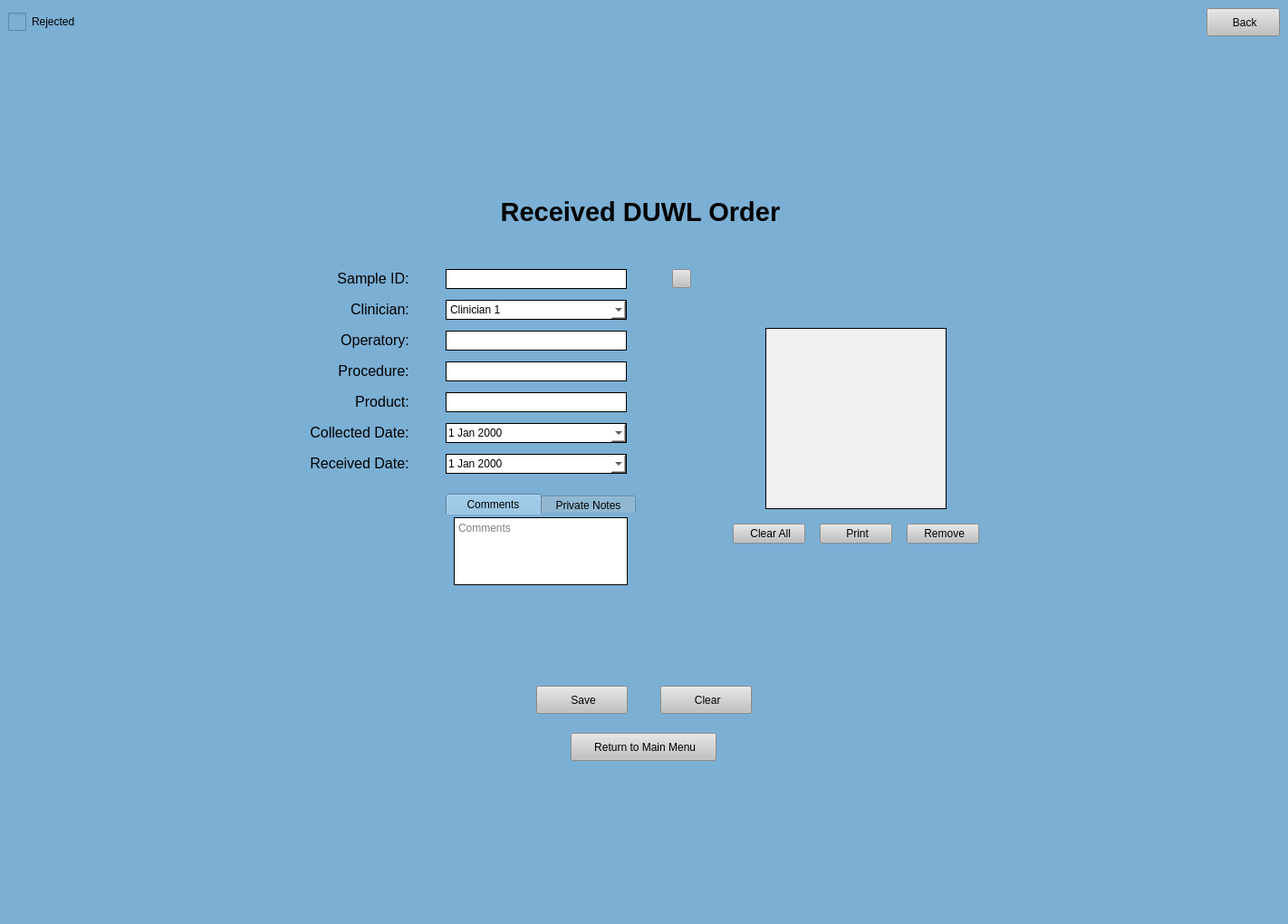
<?xml version="1.0" encoding="UTF-8"?>
<ui version="4.0">
 <class>MainWindow</class>
 <widget class="QMainWindow" name="MainWindow">
  <property name="geometry">
   <rect>
    <x>0</x>
    <y>0</y>
    <width>1422</width>
    <height>1020</height>
   </rect>
  </property>
  <property name="windowTitle">
   <string>MainWindow</string>
  </property>
  <property name="styleSheet">
   <string notr="true">background-color: rgb(123, 175, 212);</string>
  </property>
  <widget class="QWidget" name="centralwidget">
   <layout class="QGridLayout" name="gridLayout">
    <item row="0" column="0">
     <layout class="QHBoxLayout" name="horizontalLayout_5">
      <property name="leftMargin">
       <number>0</number>
      </property>
      <property name="topMargin">
       <number>0</number>
      </property>
      <property name="rightMargin">
       <number>0</number>
      </property>
      <property name="bottomMargin">
       <number>0</number>
      </property>
      <item>
       <widget class="QCheckBox" name="rejectedCheckBox">
        <property name="styleSheet">
         <string notr="true">QCheckBox::indicator { width: 20px; height: 20px;}</string>
        </property>
        <property name="text">
         <string>Rejected</string>
        </property>
       </widget>
      </item>
      <item>
       <spacer name="horizontalSpacer_3">
        <property name="orientation">
         <enum>Qt::Horizontal</enum>
        </property>
        <property name="sizeHint" stdset="0">
         <size>
          <width>40</width>
          <height>20</height>
         </size>
        </property>
       </spacer>
      </item>
      <item>
       <widget class="QPushButton" name="back">
        <property name="sizePolicy">
         <sizepolicy hsizetype="Fixed" vsizetype="Fixed">
          <horstretch>0</horstretch>
          <verstretch>0</verstretch>
         </sizepolicy>
        </property>
        <property name="minimumSize">
         <size>
          <width>81</width>
          <height>31</height>
         </size>
        </property>
        <property name="maximumSize">
         <size>
          <width>81</width>
          <height>31</height>
         </size>
        </property>
        <property name="cursor">
         <cursorShape>PointingHandCursor</cursorShape>
        </property>
        <property name="styleSheet">
         <string notr="true">QPushButton:hover {
	 background-color: rgb(210, 210, 210);
}

QPushButton:focus {
	background-color: rgb(210, 210, 210);
}

QPushButton {
	background-color: rgb(193, 193, 193);
}</string>
        </property>
        <property name="text">
         <string> Back</string>
        </property>
       </widget>
      </item>
     </layout>
    </item>
    <item row="1" column="0">
     <spacer name="verticalSpacer_2">
      <property name="orientation">
       <enum>Qt::Vertical</enum>
      </property>
      <property name="sizeHint" stdset="0">
       <size>
        <width>20</width>
        <height>40</height>
       </size>
      </property>
     </spacer>
    </item>
    <item row="4" column="0">
     <spacer name="verticalSpacer_3">
      <property name="orientation">
       <enum>Qt::Vertical</enum>
      </property>
      <property name="sizeHint" stdset="0">
       <size>
        <width>20</width>
        <height>40</height>
       </size>
      </property>
     </spacer>
    </item>
    <item row="3" column="0">
     <layout class="QVBoxLayout" name="verticalLayout">
      <property name="topMargin">
       <number>0</number>
      </property>
      <property name="bottomMargin">
       <number>0</number>
      </property>
      <item>
       <widget class="QLabel" name="label_3">
        <property name="text">
         <string>&lt;html&gt;&lt;head/&gt;&lt;body&gt;&lt;p align=&quot;center&quot;&gt;&lt;span style=&quot; font-size:22pt; font-weight:600;&quot;&gt;Received DUWL Order &lt;/span&gt;&lt;/p&gt;&lt;/body&gt;&lt;/html&gt;</string>
        </property>
       </widget>
      </item>
      <item>
       <layout class="QHBoxLayout" name="horizontalLayout">
        <property name="leftMargin">
         <number>0</number>
        </property>
        <property name="topMargin">
         <number>0</number>
        </property>
        <property name="rightMargin">
         <number>0</number>
        </property>
        <property name="bottomMargin">
         <number>0</number>
        </property>
        <item>
         <spacer name="horizontalSpacer_2">
          <property name="orientation">
           <enum>Qt::Horizontal</enum>
          </property>
          <property name="sizeHint" stdset="0">
           <size>
            <width>40</width>
            <height>20</height>
           </size>
          </property>
         </spacer>
        </item>
        <item>
         <layout class="QHBoxLayout" name="horizontalLayout_3">
          <property name="leftMargin">
           <number>0</number>
          </property>
          <property name="topMargin">
           <number>0</number>
          </property>
          <property name="rightMargin">
           <number>0</number>
          </property>
          <property name="bottomMargin">
           <number>0</number>
          </property>
          <item>
           <spacer name="horizontalSpacer_11">
            <property name="orientation">
             <enum>Qt::Horizontal</enum>
            </property>
            <property name="sizeHint" stdset="0">
             <size>
              <width>40</width>
              <height>20</height>
             </size>
            </property>
           </spacer>
          </item>
          <item>
           <layout class="QGridLayout" name="gridLayout_2">
            <property name="leftMargin">
             <number>0</number>
            </property>
            <property name="topMargin">
             <number>0</number>
            </property>
            <property name="rightMargin">
             <number>0</number>
            </property>
            <property name="bottomMargin">
             <number>0</number>
            </property>
            <property name="horizontalSpacing">
             <number>40</number>
            </property>
            <property name="verticalSpacing">
             <number>12</number>
            </property>
            <item row="7" column="0" alignment="Qt::AlignRight">
             <widget class="QLabel" name="label_25">
              <property name="text">
               <string>&lt;html&gt;&lt;head/&gt;&lt;body&gt;&lt;p align=&quot;center&quot;&gt;&lt;span style=&quot; font-size:12pt;&quot;&gt;Received Date:&lt;/span&gt;&lt;/p&gt;&lt;/body&gt;&lt;/html&gt;</string>
              </property>
              <property name="alignment">
               <set>Qt::AlignRight|Qt::AlignTrailing|Qt::AlignVCenter</set>
              </property>
             </widget>
            </item>
            <item row="8" column="0" colspan="3">
             <spacer name="verticalSpacer">
              <property name="orientation">
               <enum>Qt::Vertical</enum>
              </property>
              <property name="sizeType">
               <enum>QSizePolicy::Fixed</enum>
              </property>
              <property name="sizeHint" stdset="0">
               <size>
                <width>20</width>
                <height>10</height>
               </size>
              </property>
             </spacer>
            </item>
            <item row="6" column="1" alignment="Qt::AlignLeft">
             <widget class="QDateEdit" name="colDate">
              <property name="sizePolicy">
               <sizepolicy hsizetype="Fixed" vsizetype="Fixed">
                <horstretch>0</horstretch>
                <verstretch>0</verstretch>
               </sizepolicy>
              </property>
              <property name="minimumSize">
               <size>
                <width>200</width>
                <height>22</height>
               </size>
              </property>
              <property name="maximumSize">
               <size>
                <width>200</width>
                <height>22</height>
               </size>
              </property>
              <property name="styleSheet">
               <string notr="true">/* the box that is displayed*/
QDateEdit {
background-color: rgb(255, 255, 255);
border-style: solid;
border-width: 1px
}
/*toolbar on top of calendar*/
QCalendarWidget QToolButton {
height: 30px;
width: 75px;
color: white;
font-size: 12px;
icon-size: 24px, 24px;
font-weight: bold;
background-color: rgb(123,175,212);
}
QCalendarWidget QMenu {
width: 85px;
left: 10px;
color: white;
font-size: 12px;
background-color: rgb(123, 175, 212);
}
QCalendarWidget QSpinBox {
width: 75px;
font-size:12px;
color: white;
background-color: rgb(123, 175, 212);
selection-background-color: rgb(136, 136, 136);
selection-color: rgb(255, 255, 255);
}
QCalendarWidget QSpinBox::up-button { subcontrol-origin: border; subcontrol-position: top right; width:35px; }
QCalendarWidget QSpinBox::down-button {subcontrol-origin: border; subcontrol-position: bottom right; width:35px;}
QCalendarWidget QSpinBox::up-arrow { width:28px; height:28px; }
QCalendarWidget QSpinBox::down-arrow { width:28px; height:28px; }

/* header row */
QCalendarWidget QWidget { 
alternate-background-color: rgb(240, 240, 240); 
}
/* normal days */
QCalendarWidget QAbstractItemView:enabled
{
font-size:12px;
color: black;
background-color: white;
selection-background-color: rgb(123, 175, 212);
selection-color: white;
}
/* days in other months */
/* navigation bar */
QCalendarWidget QWidget#qt_calendar_navigationbar
{
background-color: rgb(123, 175, 212);
}
QCalendarWidget QAbstractItemView:disabled
{
color: rgb(180,180,180);
}</string>
              </property>
              <property name="calendarPopup">
               <bool>true</bool>
              </property>
             </widget>
            </item>
            <item row="5" column="0" alignment="Qt::AlignRight">
             <widget class="QLabel" name="label_27">
              <property name="text">
               <string>&lt;html&gt;&lt;head/&gt;&lt;body&gt;&lt;p align=&quot;center&quot;&gt;&lt;span style=&quot; font-size:12pt;&quot;&gt;Product:&lt;/span&gt;&lt;/p&gt;&lt;/body&gt;&lt;/html&gt;</string>
              </property>
              <property name="alignment">
               <set>Qt::AlignRight|Qt::AlignTrailing|Qt::AlignVCenter</set>
              </property>
             </widget>
            </item>
            <item row="5" column="1">
             <widget class="QLineEdit" name="product">
              <property name="sizePolicy">
               <sizepolicy hsizetype="Fixed" vsizetype="Fixed">
                <horstretch>0</horstretch>
                <verstretch>0</verstretch>
               </sizepolicy>
              </property>
              <property name="minimumSize">
               <size>
                <width>200</width>
                <height>22</height>
               </size>
              </property>
              <property name="maximumSize">
               <size>
                <width>200</width>
                <height>22</height>
               </size>
              </property>
              <property name="styleSheet">
               <string notr="true">background-color: rgb(255, 255, 255);
border-style: solid;
border-width: 1px</string>
              </property>
             </widget>
            </item>
            <item row="1" column="0" alignment="Qt::AlignRight">
             <widget class="QLabel" name="label_20">
              <property name="text">
               <string>&lt;html&gt;&lt;head/&gt;&lt;body&gt;&lt;p align=&quot;center&quot;&gt;&lt;span style=&quot; font-size:12pt;&quot;&gt;Sample ID:&lt;/span&gt;&lt;/p&gt;&lt;/body&gt;&lt;/html&gt;</string>
              </property>
              <property name="alignment">
               <set>Qt::AlignRight|Qt::AlignTrailing|Qt::AlignVCenter</set>
              </property>
             </widget>
            </item>
            <item row="1" column="1">
             <widget class="QLineEdit" name="saID">
              <property name="minimumSize">
               <size>
                <width>200</width>
                <height>22</height>
               </size>
              </property>
              <property name="maximumSize">
               <size>
                <width>200</width>
                <height>22</height>
               </size>
              </property>
              <property name="styleSheet">
               <string notr="true">background-color: rgb(255, 255, 255);
border-style: solid;
border-width: 1px</string>
              </property>
              <property name="readOnly">
               <bool>false</bool>
              </property>
              <property name="placeholderText">
               <string/>
              </property>
             </widget>
            </item>
            <item row="0" column="1">
             <spacer name="verticalSpacer_6">
              <property name="orientation">
               <enum>Qt::Vertical</enum>
              </property>
              <property name="sizeType">
               <enum>QSizePolicy::Minimum</enum>
              </property>
              <property name="sizeHint" stdset="0">
               <size>
                <width>20</width>
                <height>40</height>
               </size>
              </property>
             </spacer>
            </item>
            <item row="4" column="1">
             <widget class="QLineEdit" name="procedure">
              <property name="sizePolicy">
               <sizepolicy hsizetype="Fixed" vsizetype="Fixed">
                <horstretch>0</horstretch>
                <verstretch>0</verstretch>
               </sizepolicy>
              </property>
              <property name="minimumSize">
               <size>
                <width>200</width>
                <height>22</height>
               </size>
              </property>
              <property name="maximumSize">
               <size>
                <width>200</width>
                <height>22</height>
               </size>
              </property>
              <property name="styleSheet">
               <string notr="true">background-color: rgb(255, 255, 255);
border-style: solid;
border-width: 1px</string>
              </property>
             </widget>
            </item>
            <item row="2" column="1">
             <widget class="QComboBox" name="clinDrop">
              <property name="sizePolicy">
               <sizepolicy hsizetype="Fixed" vsizetype="Fixed">
                <horstretch>0</horstretch>
                <verstretch>0</verstretch>
               </sizepolicy>
              </property>
              <property name="minimumSize">
               <size>
                <width>200</width>
                <height>22</height>
               </size>
              </property>
              <property name="maximumSize">
               <size>
                <width>200</width>
                <height>22</height>
               </size>
              </property>
              <property name="styleSheet">
               <string notr="true">background-color: rgb(255, 255, 255);
border-style: solid;
border-width: 1px</string>
              </property>
              <item>
               <property name="text">
                <string>Clinician 1</string>
               </property>
              </item>
              <item>
               <property name="text">
                <string>Clinician 2</string>
               </property>
              </item>
              <item>
               <property name="text">
                <string>Clinician 3</string>
               </property>
              </item>
             </widget>
            </item>
            <item row="2" column="0" alignment="Qt::AlignRight">
             <widget class="QLabel" name="label_17">
              <property name="text">
               <string>&lt;html&gt;&lt;head/&gt;&lt;body&gt;&lt;p align=&quot;center&quot;&gt;&lt;span style=&quot; font-size:12pt;&quot;&gt;Clinician:&lt;/span&gt;&lt;/p&gt;&lt;/body&gt;&lt;/html&gt;</string>
              </property>
              <property name="alignment">
               <set>Qt::AlignRight|Qt::AlignTrailing|Qt::AlignVCenter</set>
              </property>
             </widget>
            </item>
            <item row="7" column="1" alignment="Qt::AlignLeft">
             <widget class="QDateEdit" name="recDate">
              <property name="sizePolicy">
               <sizepolicy hsizetype="Fixed" vsizetype="Fixed">
                <horstretch>0</horstretch>
                <verstretch>0</verstretch>
               </sizepolicy>
              </property>
              <property name="minimumSize">
               <size>
                <width>200</width>
                <height>22</height>
               </size>
              </property>
              <property name="maximumSize">
               <size>
                <width>200</width>
                <height>22</height>
               </size>
              </property>
              <property name="styleSheet">
               <string notr="true">/* the box that is displayed*/
QDateEdit {
background-color: rgb(255, 255, 255);
border-style: solid;
border-width: 1px
}
/*toolbar on top of calendar*/
QCalendarWidget QToolButton {
height: 30px;
width: 75px;
color: white;
font-size: 12px;
icon-size: 24px, 24px;
font-weight: bold;
background-color: rgb(123,175,212);
}
QCalendarWidget QMenu {
width: 85px;
left: 10px;
color: white;
font-size: 12px;
background-color: rgb(123, 175, 212);
}
QCalendarWidget QSpinBox {
width: 75px;
font-size:12px;
color: white;
background-color: rgb(123, 175, 212);
selection-background-color: rgb(136, 136, 136);
selection-color: rgb(255, 255, 255);
}
QCalendarWidget QSpinBox::up-button { subcontrol-origin: border; subcontrol-position: top right; width:35px; }
QCalendarWidget QSpinBox::down-button {subcontrol-origin: border; subcontrol-position: bottom right; width:35px;}
QCalendarWidget QSpinBox::up-arrow { width:28px; height:28px; }
QCalendarWidget QSpinBox::down-arrow { width:28px; height:28px; }

/* header row */
QCalendarWidget QWidget { 
alternate-background-color: rgb(240, 240, 240); 
}
/* normal days */
QCalendarWidget QAbstractItemView:enabled
{
font-size:12px;
color: black;
background-color: white;
selection-background-color: rgb(123, 175, 212);
selection-color: white;
}
/* days in other months */
/* navigation bar */
QCalendarWidget QWidget#qt_calendar_navigationbar
{
background-color: rgb(123, 175, 212);
}
QCalendarWidget QAbstractItemView:disabled
{
color: rgb(180,180,180);
}</string>
              </property>
              <property name="calendarPopup">
               <bool>true</bool>
              </property>
             </widget>
            </item>
            <item row="6" column="0" alignment="Qt::AlignRight">
             <widget class="QLabel" name="label_18">
              <property name="text">
               <string>&lt;html&gt;&lt;head/&gt;&lt;body&gt;&lt;p align=&quot;center&quot;&gt;&lt;span style=&quot; font-size:12pt;&quot;&gt;Collected Date:&lt;/span&gt;&lt;/p&gt;&lt;/body&gt;&lt;/html&gt;</string>
              </property>
              <property name="alignment">
               <set>Qt::AlignRight|Qt::AlignTrailing|Qt::AlignVCenter</set>
              </property>
             </widget>
            </item>
            <item row="4" column="0" alignment="Qt::AlignRight">
             <widget class="QLabel" name="label_21">
              <property name="text">
               <string>&lt;html&gt;&lt;head/&gt;&lt;body&gt;&lt;p align=&quot;center&quot;&gt;&lt;span style=&quot; font-size:12pt;&quot;&gt;Procedure:&lt;/span&gt;&lt;/p&gt;&lt;/body&gt;&lt;/html&gt;</string>
              </property>
              <property name="alignment">
               <set>Qt::AlignRight|Qt::AlignTrailing|Qt::AlignVCenter</set>
              </property>
             </widget>
            </item>
            <item row="3" column="0" alignment="Qt::AlignRight">
             <widget class="QLabel" name="label_19">
              <property name="text">
               <string>&lt;html&gt;&lt;head/&gt;&lt;body&gt;&lt;p align=&quot;center&quot;&gt;&lt;span style=&quot; font-size:12pt;&quot;&gt;Operatory:&lt;/span&gt;&lt;/p&gt;&lt;/body&gt;&lt;/html&gt;</string>
              </property>
              <property name="alignment">
               <set>Qt::AlignRight|Qt::AlignTrailing|Qt::AlignVCenter</set>
              </property>
             </widget>
            </item>
            <item row="10" column="1">
             <spacer name="verticalSpacer_9">
              <property name="orientation">
               <enum>Qt::Vertical</enum>
              </property>
              <property name="sizeHint" stdset="0">
               <size>
                <width>20</width>
                <height>40</height>
               </size>
              </property>
             </spacer>
            </item>
            <item row="3" column="1">
             <widget class="QLineEdit" name="operatory">
              <property name="sizePolicy">
               <sizepolicy hsizetype="Fixed" vsizetype="Fixed">
                <horstretch>0</horstretch>
                <verstretch>0</verstretch>
               </sizepolicy>
              </property>
              <property name="minimumSize">
               <size>
                <width>200</width>
                <height>22</height>
               </size>
              </property>
              <property name="maximumSize">
               <size>
                <width>200</width>
                <height>22</height>
               </size>
              </property>
              <property name="styleSheet">
               <string notr="true">background-color: rgb(255, 255, 255);
border-style: solid;
border-width: 1px</string>
              </property>
             </widget>
            </item>
            <item row="1" column="2">
             <widget class="QPushButton" name="find">
              <property name="minimumSize">
               <size>
                <width>21</width>
                <height>21</height>
               </size>
              </property>
              <property name="maximumSize">
               <size>
                <width>21</width>
                <height>21</height>
               </size>
              </property>
              <property name="cursor">
               <cursorShape>PointingHandCursor</cursorShape>
              </property>
              <property name="styleSheet">
               <string notr="true">QPushButton:hover {
	 background-color: rgb(210, 210, 210);
}

QPushButton:focus {
	background-color: rgb(210, 210, 210);
}

QPushButton {
	background-color: rgb(193, 193, 193);
}</string>
              </property>
              <property name="text">
               <string/>
              </property>
              <property name="iconSize">
               <size>
                <width>16</width>
                <height>16</height>
               </size>
              </property>
             </widget>
            </item>
            <item row="9" column="1">
             <widget class="QTabWidget" name="tabWidget">
              <property name="sizePolicy">
               <sizepolicy hsizetype="Expanding" vsizetype="Expanding">
                <horstretch>0</horstretch>
                <verstretch>0</verstretch>
               </sizepolicy>
              </property>
              <property name="maximumSize">
               <size>
                <width>210</width>
                <height>16777215</height>
               </size>
              </property>
              <property name="styleSheet">
               <string notr="true">QTabWidget::pane {
	background: rgb(235, 235, 235);
	top: -16px;
}
QTabWidget::tab-bar {
	alignment: center;
}
QTabBar::tab {
	height: 23px; 
	width: 105px;
}</string>
              </property>
              <property name="currentIndex">
               <number>0</number>
              </property>
              <property name="usesScrollButtons">
               <bool>false</bool>
              </property>
              <widget class="QWidget" name="commentsTab">
               <attribute name="title">
                <string>Comments</string>
               </attribute>
               <layout class="QGridLayout" name="gridLayout_3">
                <item row="0" column="0">
                 <widget class="QTextEdit" name="cText">
                  <property name="sizePolicy">
                   <sizepolicy hsizetype="Fixed" vsizetype="Fixed">
                    <horstretch>0</horstretch>
                    <verstretch>0</verstretch>
                   </sizepolicy>
                  </property>
                  <property name="maximumSize">
                   <size>
                    <width>200</width>
                    <height>75</height>
                   </size>
                  </property>
                  <property name="styleSheet">
                   <string notr="true">background-color: rgb(255, 255, 255);
border-style: solid;
border-width: 1px</string>
                  </property>
                  <property name="placeholderText">
                   <string>Comments</string>
                  </property>
                 </widget>
                </item>
               </layout>
              </widget>
              <widget class="QWidget" name="notesTab">
               <attribute name="title">
                <string>Private Notes</string>
               </attribute>
               <layout class="QGridLayout" name="gridLayout_4">
                <item row="0" column="0">
                 <widget class="QTextEdit" name="nText">
                  <property name="sizePolicy">
                   <sizepolicy hsizetype="Fixed" vsizetype="Fixed">
                    <horstretch>0</horstretch>
                    <verstretch>0</verstretch>
                   </sizepolicy>
                  </property>
                  <property name="maximumSize">
                   <size>
                    <width>200</width>
                    <height>75</height>
                   </size>
                  </property>
                  <property name="styleSheet">
                   <string notr="true">background-color: rgb(255, 255, 255);
border-style: solid;
border-width: 1px</string>
                  </property>
                  <property name="placeholderText">
                   <string>Private Notes</string>
                  </property>
                 </widget>
                </item>
               </layout>
              </widget>
             </widget>
            </item>
           </layout>
          </item>
          <item>
           <spacer name="horizontalSpacer_8">
            <property name="orientation">
             <enum>Qt::Horizontal</enum>
            </property>
            <property name="sizeType">
             <enum>QSizePolicy::Minimum</enum>
            </property>
            <property name="sizeHint" stdset="0">
             <size>
              <width>40</width>
              <height>20</height>
             </size>
            </property>
           </spacer>
          </item>
          <item>
           <layout class="QVBoxLayout" name="verticalLayout_2">
            <property name="leftMargin">
             <number>0</number>
            </property>
            <property name="topMargin">
             <number>0</number>
            </property>
            <property name="rightMargin">
             <number>0</number>
            </property>
            <property name="bottomMargin">
             <number>0</number>
            </property>
            <item>
             <spacer name="verticalSpacer_5">
              <property name="orientation">
               <enum>Qt::Vertical</enum>
              </property>
              <property name="sizeHint" stdset="0">
               <size>
                <width>20</width>
                <height>40</height>
               </size>
              </property>
             </spacer>
            </item>
            <item alignment="Qt::AlignHCenter">
             <widget class="QTableWidget" name="kitTWid">
              <property name="minimumSize">
               <size>
                <width>200</width>
                <height>200</height>
               </size>
              </property>
              <property name="maximumSize">
               <size>
                <width>200</width>
                <height>200</height>
               </size>
              </property>
              <property name="styleSheet">
               <string notr="true">background-color: rgb(240, 240, 240);
border-style: solid;
border-width: 1px</string>
              </property>
              <property name="editTriggers">
               <set>QAbstractItemView::NoEditTriggers</set>
              </property>
              <property name="alternatingRowColors">
               <bool>true</bool>
              </property>
              <property name="selectionMode">
               <enum>QAbstractItemView::SingleSelection</enum>
              </property>
             </widget>
            </item>
            <item>
             <spacer name="verticalSpacer_10">
              <property name="orientation">
               <enum>Qt::Vertical</enum>
              </property>
              <property name="sizeType">
               <enum>QSizePolicy::Minimum</enum>
              </property>
              <property name="sizeHint" stdset="0">
               <size>
                <width>20</width>
                <height>10</height>
               </size>
              </property>
             </spacer>
            </item>
            <item>
             <layout class="QHBoxLayout" name="horizontalLayout_4">
              <property name="leftMargin">
               <number>0</number>
              </property>
              <property name="topMargin">
               <number>0</number>
              </property>
              <property name="rightMargin">
               <number>0</number>
              </property>
              <property name="bottomMargin">
               <number>0</number>
              </property>
              <item>
               <widget class="QPushButton" name="clearAll">
                <property name="cursor">
                 <cursorShape>PointingHandCursor</cursorShape>
                </property>
                <property name="styleSheet">
                 <string notr="true">QPushButton:hover {
	 background-color: rgb(210, 210, 210);
}

QPushButton:focus {
	background-color: rgb(210, 210, 210);
}

QPushButton {
	background-color: rgb(193, 193, 193);
}</string>
                </property>
                <property name="text">
                 <string> Clear All</string>
                </property>
               </widget>
              </item>
              <item>
               <spacer name="horizontalSpacer_9">
                <property name="orientation">
                 <enum>Qt::Horizontal</enum>
                </property>
                <property name="sizeType">
                 <enum>QSizePolicy::Minimum</enum>
                </property>
                <property name="sizeHint" stdset="0">
                 <size>
                  <width>10</width>
                  <height>20</height>
                 </size>
                </property>
               </spacer>
              </item>
              <item>
               <widget class="QPushButton" name="print">
                <property name="cursor">
                 <cursorShape>PointingHandCursor</cursorShape>
                </property>
                <property name="styleSheet">
                 <string notr="true">QPushButton:hover {
	 background-color: rgb(210, 210, 210);
}

QPushButton:focus {
	background-color: rgb(210, 210, 210);
}

QPushButton {
	background-color: rgb(193, 193, 193);
}</string>
                </property>
                <property name="text">
                 <string> Print</string>
                </property>
               </widget>
              </item>
              <item>
               <spacer name="horizontalSpacer_10">
                <property name="orientation">
                 <enum>Qt::Horizontal</enum>
                </property>
                <property name="sizeType">
                 <enum>QSizePolicy::Minimum</enum>
                </property>
                <property name="sizeHint" stdset="0">
                 <size>
                  <width>10</width>
                  <height>20</height>
                 </size>
                </property>
               </spacer>
              </item>
              <item>
               <widget class="QPushButton" name="remove">
                <property name="cursor">
                 <cursorShape>PointingHandCursor</cursorShape>
                </property>
                <property name="styleSheet">
                 <string notr="true">QPushButton:hover {
	 background-color: rgb(210, 210, 210);
}

QPushButton:focus {
	background-color: rgb(210, 210, 210);
}

QPushButton {
	background-color: rgb(193, 193, 193);
}</string>
                </property>
                <property name="text">
                 <string> Remove</string>
                </property>
               </widget>
              </item>
             </layout>
            </item>
            <item>
             <spacer name="verticalSpacer_11">
              <property name="orientation">
               <enum>Qt::Vertical</enum>
              </property>
              <property name="sizeHint" stdset="0">
               <size>
                <width>20</width>
                <height>40</height>
               </size>
              </property>
             </spacer>
            </item>
           </layout>
          </item>
          <item>
           <spacer name="horizontalSpacer_12">
            <property name="orientation">
             <enum>Qt::Horizontal</enum>
            </property>
            <property name="sizeHint" stdset="0">
             <size>
              <width>40</width>
              <height>20</height>
             </size>
            </property>
           </spacer>
          </item>
         </layout>
        </item>
        <item>
         <spacer name="horizontalSpacer">
          <property name="orientation">
           <enum>Qt::Horizontal</enum>
          </property>
          <property name="sizeHint" stdset="0">
           <size>
            <width>40</width>
            <height>20</height>
           </size>
          </property>
         </spacer>
        </item>
       </layout>
      </item>
      <item alignment="Qt::AlignHCenter|Qt::AlignVCenter">
       <widget class="QLabel" name="errorMessage">
        <property name="minimumSize">
         <size>
          <width>350</width>
          <height>30</height>
         </size>
        </property>
        <property name="maximumSize">
         <size>
          <width>999</width>
          <height>30</height>
         </size>
        </property>
        <property name="styleSheet">
         <string notr="true">font: 12pt &quot;MS Shell Dlg 2&quot;;
color:red;</string>
        </property>
        <property name="text">
         <string/>
        </property>
        <property name="alignment">
         <set>Qt::AlignCenter</set>
        </property>
       </widget>
      </item>
      <item>
       <spacer name="verticalSpacer_7">
        <property name="orientation">
         <enum>Qt::Vertical</enum>
        </property>
        <property name="sizeType">
         <enum>QSizePolicy::Minimum</enum>
        </property>
        <property name="sizeHint" stdset="0">
         <size>
          <width>10</width>
          <height>10</height>
         </size>
        </property>
       </spacer>
      </item>
      <item>
       <layout class="QHBoxLayout" name="horizontalLayout_2">
        <property name="topMargin">
         <number>0</number>
        </property>
        <property name="bottomMargin">
         <number>0</number>
        </property>
        <item>
         <spacer name="horizontalSpacer_5">
          <property name="orientation">
           <enum>Qt::Horizontal</enum>
          </property>
          <property name="sizeHint" stdset="0">
           <size>
            <width>40</width>
            <height>20</height>
           </size>
          </property>
         </spacer>
        </item>
        <item>
         <widget class="QPushButton" name="save">
          <property name="sizePolicy">
           <sizepolicy hsizetype="Fixed" vsizetype="Fixed">
            <horstretch>0</horstretch>
            <verstretch>0</verstretch>
           </sizepolicy>
          </property>
          <property name="minimumSize">
           <size>
            <width>101</width>
            <height>31</height>
           </size>
          </property>
          <property name="maximumSize">
           <size>
            <width>101</width>
            <height>31</height>
           </size>
          </property>
          <property name="cursor">
           <cursorShape>PointingHandCursor</cursorShape>
          </property>
          <property name="styleSheet">
           <string notr="true">QPushButton:hover {
	 background-color: rgb(210, 210, 210);
}

QPushButton:focus {
	background-color: rgb(210, 210, 210);
}

QPushButton {
	background-color: rgb(193, 193, 193);
}</string>
          </property>
          <property name="text">
           <string> Save</string>
          </property>
         </widget>
        </item>
        <item>
         <spacer name="horizontalSpacer_7">
          <property name="orientation">
           <enum>Qt::Horizontal</enum>
          </property>
          <property name="sizeType">
           <enum>QSizePolicy::Minimum</enum>
          </property>
          <property name="sizeHint" stdset="0">
           <size>
            <width>30</width>
            <height>20</height>
           </size>
          </property>
         </spacer>
        </item>
        <item>
         <widget class="QPushButton" name="clear">
          <property name="minimumSize">
           <size>
            <width>101</width>
            <height>31</height>
           </size>
          </property>
          <property name="maximumSize">
           <size>
            <width>101</width>
            <height>31</height>
           </size>
          </property>
          <property name="cursor">
           <cursorShape>PointingHandCursor</cursorShape>
          </property>
          <property name="styleSheet">
           <string notr="true">QPushButton:hover {
	 background-color: rgb(210, 210, 210);
}

QPushButton:focus {
	background-color: rgb(210, 210, 210);
}

QPushButton {
	background-color: rgb(193, 193, 193);
}</string>
          </property>
          <property name="text">
           <string> Clear</string>
          </property>
         </widget>
        </item>
        <item>
         <spacer name="horizontalSpacer_6">
          <property name="orientation">
           <enum>Qt::Horizontal</enum>
          </property>
          <property name="sizeHint" stdset="0">
           <size>
            <width>40</width>
            <height>20</height>
           </size>
          </property>
         </spacer>
        </item>
       </layout>
      </item>
      <item>
       <spacer name="verticalSpacer_8">
        <property name="orientation">
         <enum>Qt::Vertical</enum>
        </property>
        <property name="sizeType">
         <enum>QSizePolicy::Minimum</enum>
        </property>
        <property name="sizeHint" stdset="0">
         <size>
          <width>20</width>
          <height>15</height>
         </size>
        </property>
       </spacer>
      </item>
      <item alignment="Qt::AlignHCenter">
       <widget class="QPushButton" name="home">
        <property name="sizePolicy">
         <sizepolicy hsizetype="Fixed" vsizetype="Fixed">
          <horstretch>0</horstretch>
          <verstretch>0</verstretch>
         </sizepolicy>
        </property>
        <property name="minimumSize">
         <size>
          <width>161</width>
          <height>31</height>
         </size>
        </property>
        <property name="maximumSize">
         <size>
          <width>161</width>
          <height>31</height>
         </size>
        </property>
        <property name="cursor">
         <cursorShape>PointingHandCursor</cursorShape>
        </property>
        <property name="styleSheet">
         <string notr="true">QPushButton:hover {
	 background-color: rgb(210, 210, 210);
}

QPushButton:focus {
	background-color: rgb(210, 210, 210);
}

QPushButton {
	background-color: rgb(193, 193, 193);
}</string>
        </property>
        <property name="text">
         <string> Return to Main Menu</string>
        </property>
       </widget>
      </item>
     </layout>
    </item>
   </layout>
  </widget>
 </widget>
 <tabstops>
  <tabstop>saID</tabstop>
  <tabstop>clinDrop</tabstop>
  <tabstop>operatory</tabstop>
  <tabstop>procedure</tabstop>
  <tabstop>product</tabstop>
  <tabstop>colDate</tabstop>
  <tabstop>recDate</tabstop>
  <tabstop>tabWidget</tabstop>
  <tabstop>cText</tabstop>
  <tabstop>nText</tabstop>
  <tabstop>kitTWid</tabstop>
  <tabstop>clearAll</tabstop>
  <tabstop>print</tabstop>
  <tabstop>remove</tabstop>
  <tabstop>save</tabstop>
  <tabstop>clear</tabstop>
  <tabstop>home</tabstop>
  <tabstop>find</tabstop>
 </tabstops>
 <resources/>
 <connections/>
</ui>
